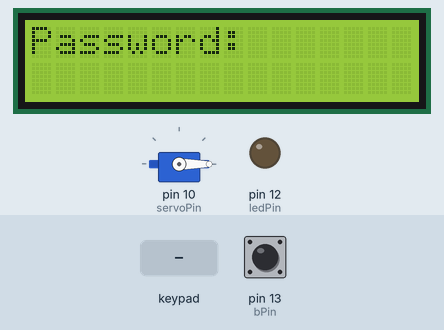
A sketch run on a simulated Arduino Uno, built with avr-gcc and run on an emulated ATmega328P. Shown: servo, 16×2 character LCD, output pins drawn as LEDs (lit = HIGH). Inputs (shaded band) come from the test bench; at power-on: pin 13 (bPin) HIGH.

Above: at 2.3 s.
2.4 s: keypad keys 9 8 7 6 # pressed 0.4 s apart
At 4.9 s:
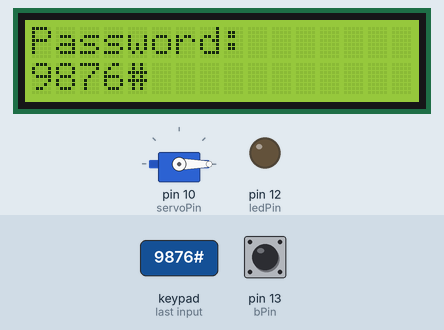
5.9 s: key 'A' pressed
At 6.7 s:
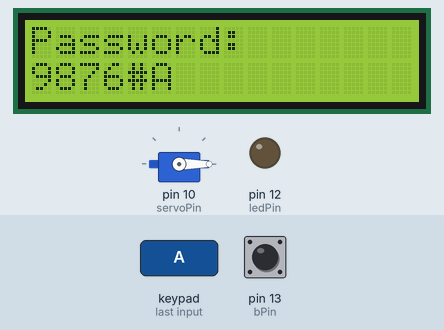
7.4 s: keypad keys 9 8 7 6 A pressed 0.4 s apart
At 9.9 s:
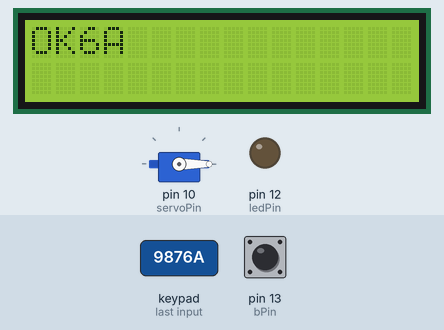
10.9 s: key 'B' pressed
At 11.2 s:
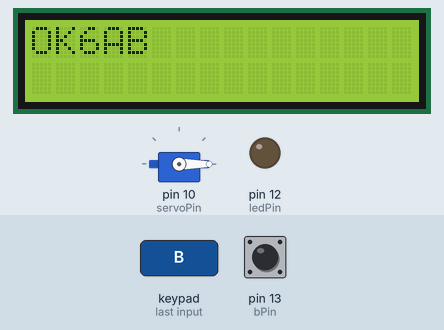
12.4 s: key 'C' pressed
At 13.6 s:
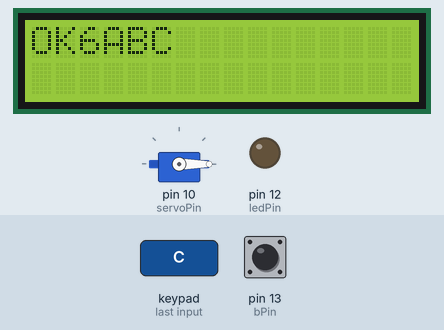
13.9 s: keypad keys 9 8 7 6 D pressed 0.4 s apart
At 16.7 s:
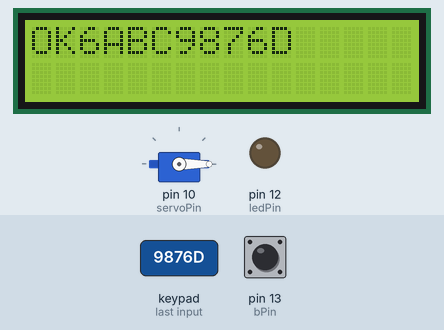
Timing chart, 0 to 18.2 s (numbered marks = the images above; inputs shaded):
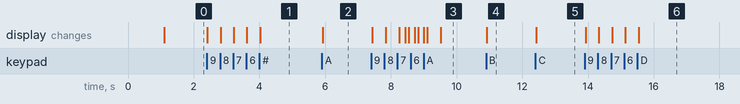

Measured:
- after the input at 2.4 s, the display: first changes at once (image 1 shows a later state)
- after the input at 5.9 s, the display: changes at once (image 2)
- after the input at 7.4 s, the display: first changes at once (image 3 shows a later state)
- after the input at 10.9 s, the display: changes at once (image 4)
- after the input at 12.4 s, the display: changes at once (image 5)
- after the input at 13.9 s, the display: first changes at once (image 6 shows a later state)

The sketch:

keypad_man-hinh-lcd_va_den-led.ino
```cpp
#include <Keypad.h>
#include <Wire.h>
#include <LiquidCrystal_I2C.h>
#include <Servo.h>

LiquidCrystal_I2C lcd(0x27,16,2);
Servo servo;

const byte ROWS = 4; //four rows
const byte COLS = 4; //four columns
const int ledPin = 12;
const int ledWPin = 11;
const int servoPin = 10;
const int bPin = 13;
String passcode = "662011BCD";
String passtype;
int numPressed = 0;
int isp = 0;

char keys[ROWS][COLS] = {
  {'1','2','3','A'},
  {'4','5','6','B'},
  {'7','8','9','C'},
  {'*','0','#','D'}
};

byte rowPins[ROWS] = {9, 8, 7, 6}; //connect to the row pinouts of the keypad
byte colPins[COLS] = {5, 4, 3, 2}; //connect to the column pinouts of the keypad

//Create an object of keypad
Keypad keypad = Keypad( makeKeymap(keys), rowPins, colPins, ROWS, COLS );

void setup(){
  Serial.begin(9600);
  servo.attach(servoPin);
  servo.write(0);
  pinMode(ledPin, OUTPUT);
  lcd.init();
  lcd.backlight();
  lcd.clear();
  lcd.setCursor(0,0);
  lcd.print("*: Clear all");
  lcd.setCursor(0, 1);
  lcd.print("Type your pass");
  delay(1000);
  lcd.clear();
  lcd.setCursor(0,0);
  lcd.print("Password:");
  lcd.setCursor(0,1);
}

void loop(){
  char key = keypad.getKey();// Read the key
  if (key){
    if (key == '*') {
      lcd.setCursor(0,1);
      lcd.print("                ");
      lcd.setCursor(0,1);
      passtype = "";
      numPressed = 0;
    }
    else {
      lcd.print(key);
      passtype += key;
      numPressed++;
    }
  }
  if (digitalRead(bPin) == LOW) {
    servo.write(0);
  }
  if (numPressed == passcode.length()) {
    for (int i = 0; i <= passcode.length(); i++) {
      if (passtype[i] == passcode[i]) {
        lcd.clear();
        lcd.home();
        lcd.print("Char ");
        lcd.print(i);
        lcd.println(" OK");
        isp = 0;
      }
      else {
        digitalWrite(ledWPin, HIGH);
        lcd.setCursor(0,0);
        lcd.print("Go away! ");
        lcd.setCursor(0,1);
        lcd.print("Wrong!   ");
        servo.write(0);
        isp = 1;
      }
    }
    if (isp == 0) {
      lcd.clear();
      lcd.home();
      lcd.print("OK");
    }
    else if (isp == 1) {
      lcd.clear();
      lcd.home();
      lcd.print("not OK");
    }
    else {
      lcd.clear();
      lcd.home();
      lcd.print("UNKNOWN");
    }
  }
  delay(100);
}
```
